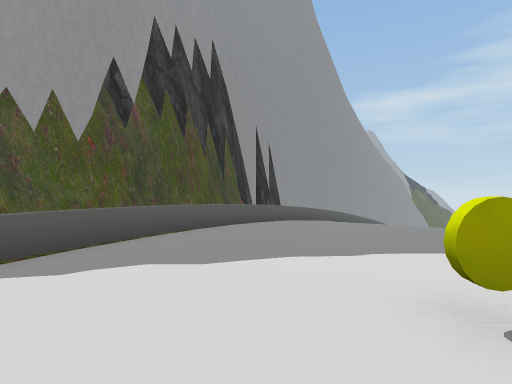
view 1 (above)

15 first-person views from a walk through a scene from a Unity 3-D project. The camera is 1.5 m above the floor, looks level and sees 80° across. The floor is counted in squares, 2 m on a side. Each view is taken from the middle of a square. On the plan, view 1 faces up. The plan holds only what a view shows up to about 10 squares ahead; the rest is blank. The place goes on beyond the plan. The player character is not drawn. Some animated figures are left out.

view 2
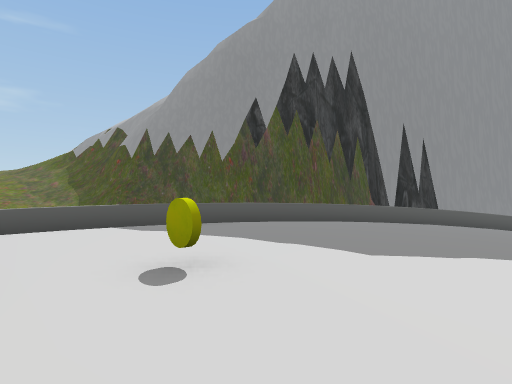

view 3
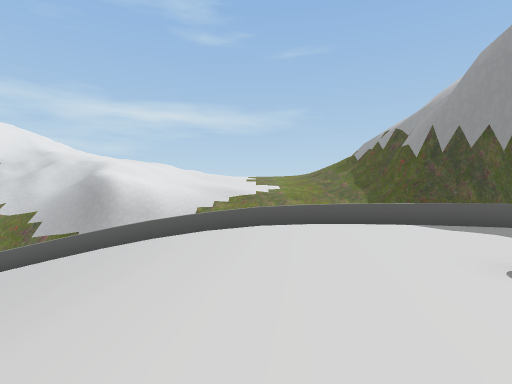

view 4
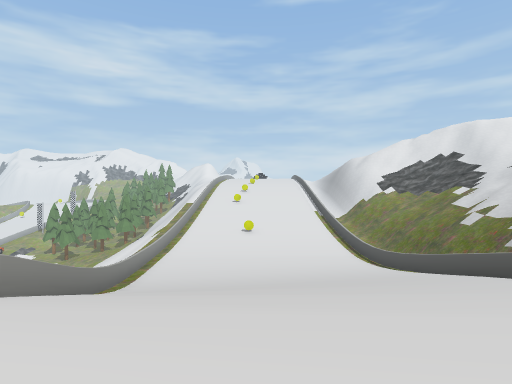

view 5
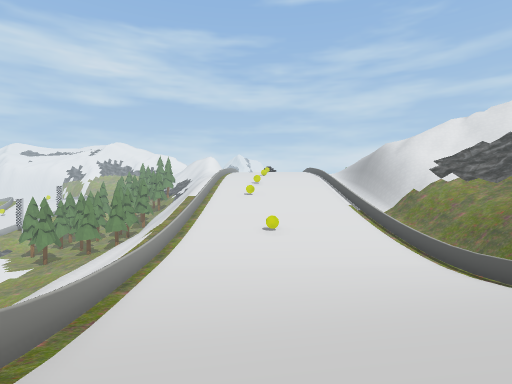

view 6
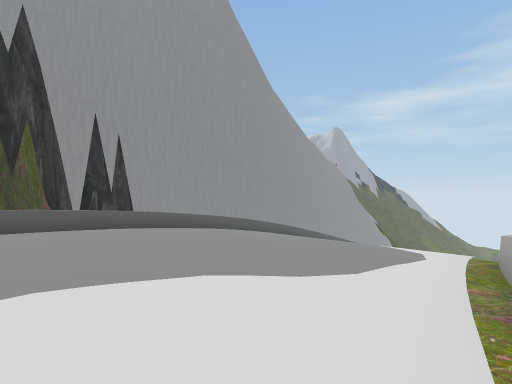

view 7
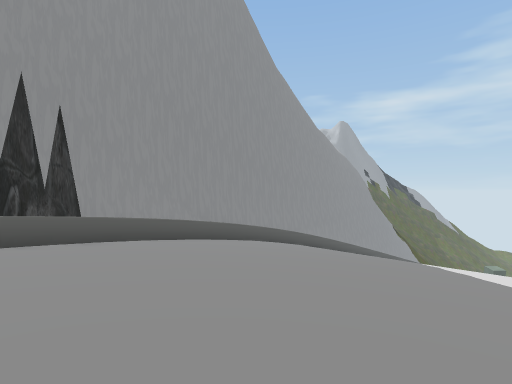

view 8
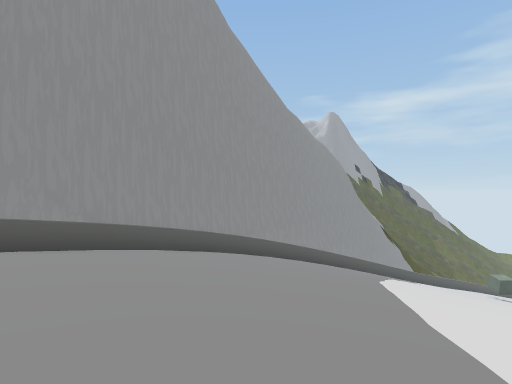

view 9
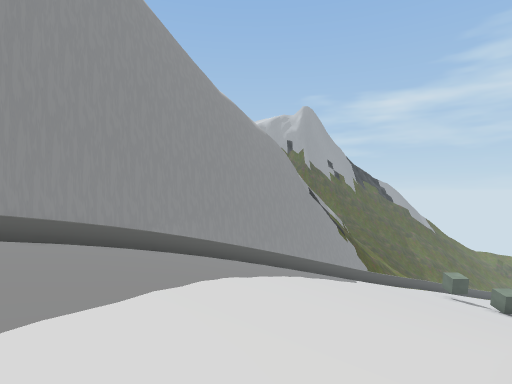

view 10
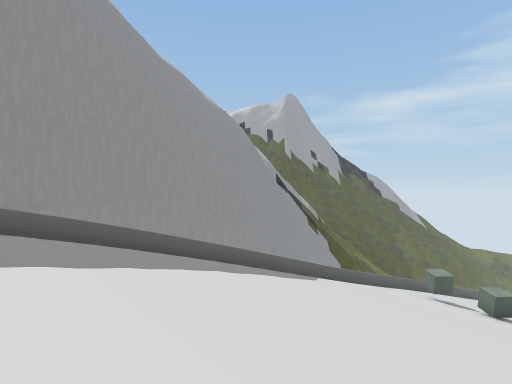

view 11
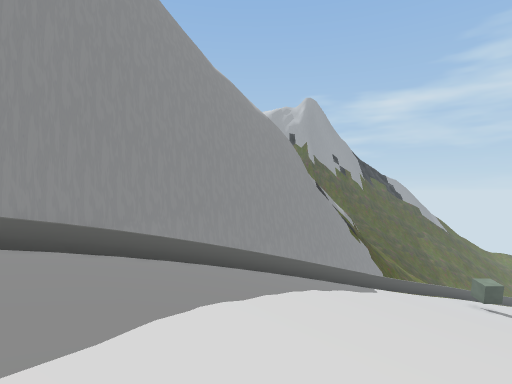

view 12
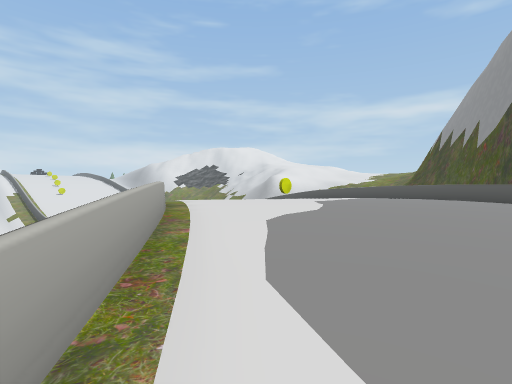

view 13
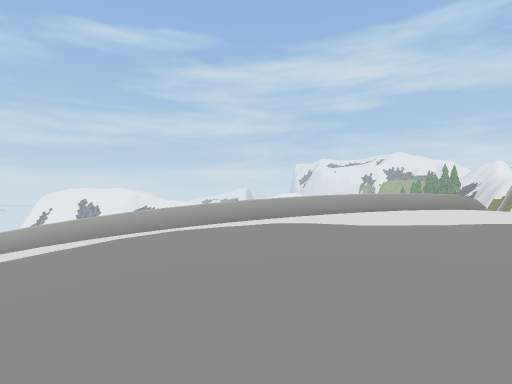

view 14
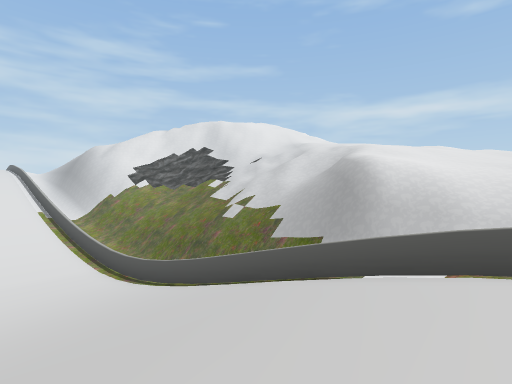

view 15
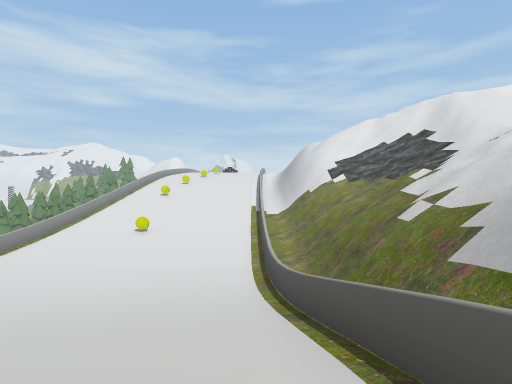

### Floor plan
Key: @ floor where view 1 was taken; # wall or solid block; . main floor; - floor 0.75 m lower than the main floor; _ floor 1.5 m lower than the main floor; < floor 2.5 m lower than the main floor; ( floor 3.25 m lower than the main floor; ! floor 9.5 m lower than the main floor; / step, stairs or slope; = window, fence, low wall or low ledge; ^ raised ledge; Y yellow disc.
Columns run from 7 left of view 1 to 20 right of it. Each row starts with its distance up from view 1.
 21                 ####//////!!
 20                ##=/////////!
 19               ###//////////
 18              ##=//////////
 17             ##=(/////////
 16            ##=<((///////
 15           ##=_<<((//////
 14          ##=___<<((////
 13         ##=_____</(///
 12         #=--_____<///
 11        ##----_____</
 10       ##=..----___
  9      ##=....----_/=
  8      ##......----=
  7     ##=........-=
  6     #=.........-=
  5    ##=.........=
  4   ##=.........=
  3 ### =.........=
  2    =....Y....=
  1    =.........=
  0    ^...@....=
 -1    =........=
 -2   =........=
 -3   =--------
 -4 #.=/-----_/^
 -5 ## =_______=
 -6  ##=____<<<<=
 -7  ##^<<<<<(((=
 -8  ##=((((((((=
 -9  #<=((((((((=
-10  #==((((((((^
-11   =(((((((((^
-12   =(((((((((=
-13   <=((((((((=(
-14    (((((((((=

Where each view was taken, in squares from view 1:
view 1: 0 up, 0 right, facing up
view 2: 0 up, 4 right, facing up-left
view 3: 1 down, 4 right, facing left
view 4: 0 up, 1 right, facing down
view 5: 4 down, 2 right, facing down
view 6: 2 up, 5 right, facing up
view 7: 5 up, 5 right, facing up
view 8: 8 up, 7 right, facing up
view 9: 9 up, 10 right, facing up
view 10: 11 up, 12 right, facing up
view 11: 11 up, 10 right, facing up
view 12: 8 up, 9 right, facing down-left
view 13: 10 up, 2 right, facing down-right
view 14: 3 down, 0 right, facing down-left
view 15: 4 down, 3 left, facing down
